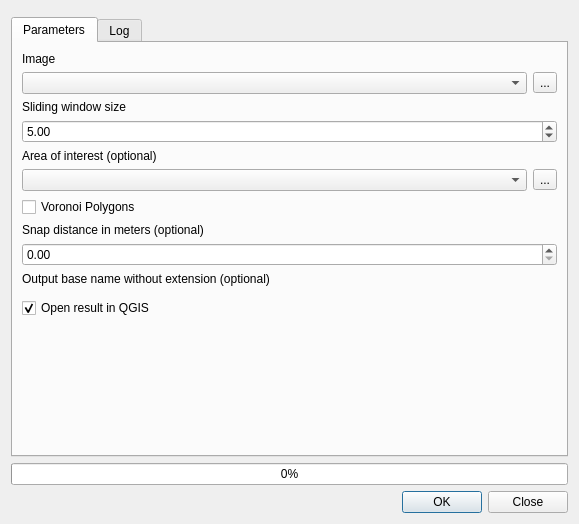
<?xml version="1.0" encoding="UTF-8"?>
<ui version="4.0">
 <class>QDialog</class>
 <widget class="QDialog" name="QDialog">
  <property name="geometry">
   <rect>
    <x>0</x>
    <y>0</y>
    <width>579</width>
    <height>524</height>
   </rect>
  </property>
  <property name="windowTitle">
   <string>Tree Density Calculator</string>
  </property>
  <property name="toolTip">
   <string/>
  </property>
  <property name="toolTipDuration">
   <number>-1</number>
  </property>
  <property name="statusTip">
   <string/>
  </property>
  <property name="whatsThis">
   <string/>
  </property>
  <property name="accessibleName">
   <string/>
  </property>
  <property name="accessibleDescription">
   <string/>
  </property>
  <property name="locale">
   <locale language="English" country="UnitedKingdom"/>
  </property>
  <property name="windowFilePath">
   <string/>
  </property>
  <property name="sizeGripEnabled">
   <bool>false</bool>
  </property>
  <property name="modal">
   <bool>false</bool>
  </property>
  <layout class="QVBoxLayout" name="verticalLayout">
   <property name="spacing">
    <number>6</number>
   </property>
   <item>
    <widget class="QWidget" name="logoWidget" native="true">
     <layout class="QVBoxLayout" name="verticalLayout_5">
      <property name="spacing">
       <number>0</number>
      </property>
      <property name="leftMargin">
       <number>0</number>
      </property>
      <property name="topMargin">
       <number>0</number>
      </property>
      <property name="rightMargin">
       <number>0</number>
      </property>
      <property name="bottomMargin">
       <number>0</number>
      </property>
      <item>
       <layout class="QHBoxLayout" name="logoLayout">
        <property name="spacing">
         <number>0</number>
        </property>
       </layout>
      </item>
     </layout>
    </widget>
   </item>
   <item>
    <widget class="QScrollArea" name="scrollArea">
     <property name="styleSheet">
      <string notr="true"/>
     </property>
     <property name="frameShape">
      <enum>QFrame::NoFrame</enum>
     </property>
     <property name="frameShadow">
      <enum>QFrame::Sunken</enum>
     </property>
     <property name="widgetResizable">
      <bool>true</bool>
     </property>
     <widget class="QWidget" name="scrollAreaContent">
      <property name="geometry">
       <rect>
        <x>0</x>
        <y>0</y>
        <width>561</width>
        <height>442</height>
       </rect>
      </property>
      <layout class="QVBoxLayout" name="verticalLayout_2">
       <property name="spacing">
        <number>0</number>
       </property>
       <property name="leftMargin">
        <number>0</number>
       </property>
       <property name="topMargin">
        <number>0</number>
       </property>
       <property name="rightMargin">
        <number>0</number>
       </property>
       <property name="bottomMargin">
        <number>0</number>
       </property>
       <item>
        <widget class="QTabWidget" name="tabWidget">
         <property name="currentIndex">
          <number>0</number>
         </property>
         <widget class="QWidget" name="tab">
          <attribute name="title">
           <string>Parameters</string>
          </attribute>
          <layout class="QVBoxLayout" name="verticalLayout_3">
           <item>
            <widget class="QLabel" name="label">
             <property name="maximumSize">
              <size>
               <width>200</width>
               <height>16777215</height>
              </size>
             </property>
             <property name="text">
              <string>Image</string>
             </property>
            </widget>
           </item>
           <item>
            <layout class="QHBoxLayout" name="horizontalLayout_2">
             <item>
              <widget class="QgsMapLayerComboBox" name="imageComboBox"/>
             </item>
             <item>
              <widget class="QToolButton" name="imageButton">
               <property name="text">
                <string>...</string>
               </property>
              </widget>
             </item>
            </layout>
           </item>
           <item>
            <widget class="QLabel" name="label_1">
             <property name="maximumSize">
              <size>
               <width>200</width>
               <height>16777215</height>
              </size>
             </property>
             <property name="text">
              <string>Sliding window size</string>
             </property>
            </widget>
           </item>
           <item>
            <widget class="QDoubleSpinBox" name="windowSpinBox">
             <property name="value">
              <double>5.000000000000000</double>
             </property>
            </widget>
           </item>
           <item>
            <widget class="QLabel" name="label_3">
             <property name="text">
              <string>Area of interest (optional)</string>
             </property>
            </widget>
           </item>
           <item>
            <layout class="QHBoxLayout" name="horizontalLayout_3">
             <item>
              <widget class="QgsMapLayerComboBox" name="maskComboBox">
               <property name="allowEmptyLayer" stdset="0">
                <bool>true</bool>
               </property>
              </widget>
             </item>
             <item>
              <widget class="QToolButton" name="maskButton">
               <property name="text">
                <string>...</string>
               </property>
              </widget>
             </item>
            </layout>
           </item>
           <item>
            <widget class="QCheckBox" name="VoronoiCheckBox">
             <property name="text">
              <string>Voronoi Polygons</string>
             </property>
            </widget>
           </item>
           <item>
            <widget class="QLabel" name="label_4">
             <property name="text">
              <string>Snap distance in meters (optional)</string>
             </property>
            </widget>
           </item>
           <item>
            <widget class="QDoubleSpinBox" name="SNAPSpinBox"/>
           </item>
           <item>
            <widget class="QLabel" name="label_2">
             <property name="text">
              <string>Output base name without extension (optional)</string>
             </property>
            </widget>
           </item>
           <item>
            <widget class="QgsFileWidget" name="outputFileWidget" native="true">
             <property name="filter" stdset="0">
              <string/>
             </property>
            </widget>
           </item>
           <item>
            <widget class="QCheckBox" name="openCheckBox">
             <property name="text">
              <string>Open result in QGIS</string>
             </property>
             <property name="checked">
              <bool>true</bool>
             </property>
            </widget>
           </item>
           <item>
            <spacer name="verticalSpacer">
             <property name="orientation">
              <enum>Qt::Vertical</enum>
             </property>
             <property name="sizeHint" stdset="0">
              <size>
               <width>20</width>
               <height>40</height>
              </size>
             </property>
            </spacer>
           </item>
          </layout>
         </widget>
         <widget class="QWidget" name="tab_log">
          <attribute name="title">
           <string>Log</string>
          </attribute>
          <layout class="QVBoxLayout" name="verticalLayout_4">
           <item>
            <widget class="QTextBrowser" name="logBrowser"/>
           </item>
          </layout>
         </widget>
        </widget>
       </item>
      </layout>
     </widget>
    </widget>
   </item>
   <item>
    <widget class="QProgressBar" name="progressBar">
     <property name="value">
      <number>0</number>
     </property>
    </widget>
   </item>
   <item>
    <widget class="QDialogButtonBox" name="OKClose">
     <property name="standardButtons">
      <set>QDialogButtonBox::Close|QDialogButtonBox::Ok</set>
     </property>
    </widget>
   </item>
  </layout>
  <action name="imageAction">
   <property name="text">
    <string>...</string>
   </property>
   <property name="iconText">
    <string>...</string>
   </property>
   <property name="toolTip">
    <string>browse of a raster image</string>
   </property>
  </action>
  <action name="maskAction">
   <property name="text">
    <string>...</string>
   </property>
   <property name="iconText">
    <string>...</string>
   </property>
   <property name="toolTip">
    <string>browse of a vector layer</string>
   </property>
  </action>
 </widget>
 <customwidgets>
  <customwidget>
   <class>QgsFileWidget</class>
   <extends>QWidget</extends>
   <header>qgsfilewidget.h</header>
  </customwidget>
  <customwidget>
   <class>QgsMapLayerComboBox</class>
   <extends>QComboBox</extends>
   <header>qgsmaplayercombobox.h</header>
  </customwidget>
 </customwidgets>
 <resources/>
 <connections/>
</ui>
